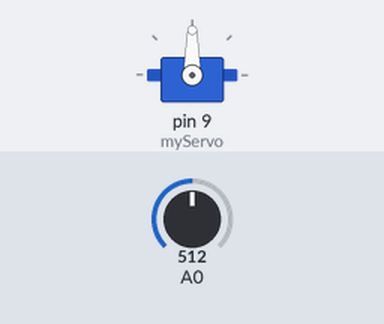
Bench run of a sketch on a simulated Arduino Uno, built with avr-gcc and run on an emulated ATmega328P. Parts: servo. The test bench sets the inputs (shaded band); at power-on: A0 = 512.

Above: at 1.2 s.
1.3 s: A0 set to 716
At 2.5 s:
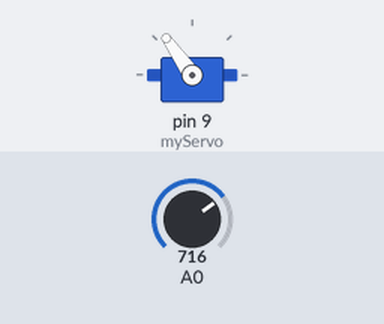
2.8 s: A0 set to 900
At 3.9 s:
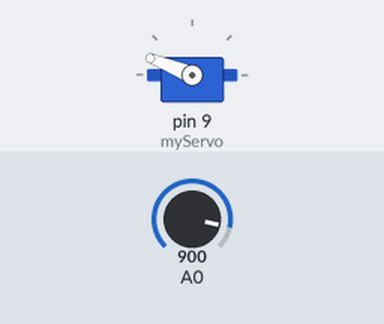
4.3 s: A0 set to 1023
At 5.0 s:
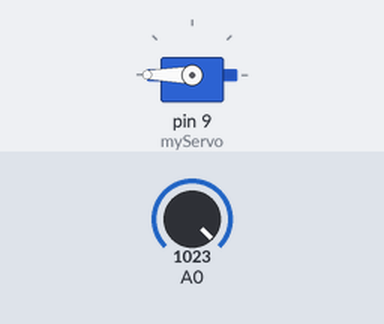
5.8 s: A0 set to 306
At 6.2 s:
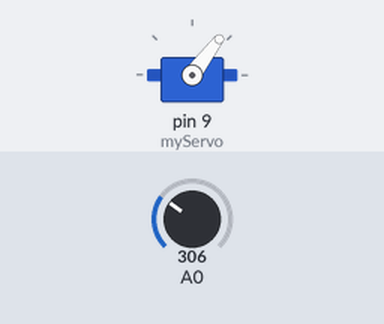
7.3 s: A0 set to 122
At 8.5 s:
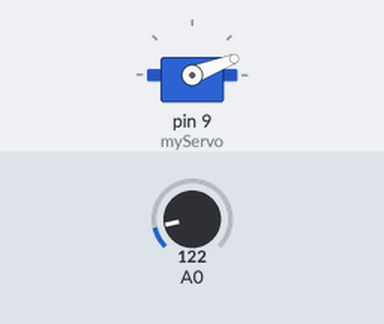
Timing chart, 0 to 9.8 s (numbered marks = the images above; inputs shaded):
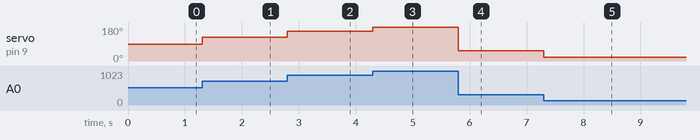

The sketch:

Servo.ino
```cpp
#include <Servo.h>

Servo myServo;

int position;

void setup()
{
    myServo.attach(9);
}

void loop()
{
    int voltage = analogRead(A0);
    position = map(voltage, 0, 1023, 0, 180);
    myServo.write(position);
}
```

Measured:
- after the input at 1.3 s, servo on pin 9 (myServo): 90° → 125° at once
- after the input at 2.8 s, servo on pin 9 (myServo): 125° → 158° at once
- after the input at 4.3 s, servo on pin 9 (myServo): 158° → 180° at once
- after the input at 5.8 s, servo on pin 9 (myServo): 180° → 53° at once
- after the input at 7.3 s, servo on pin 9 (myServo): 53° → 21° at once
